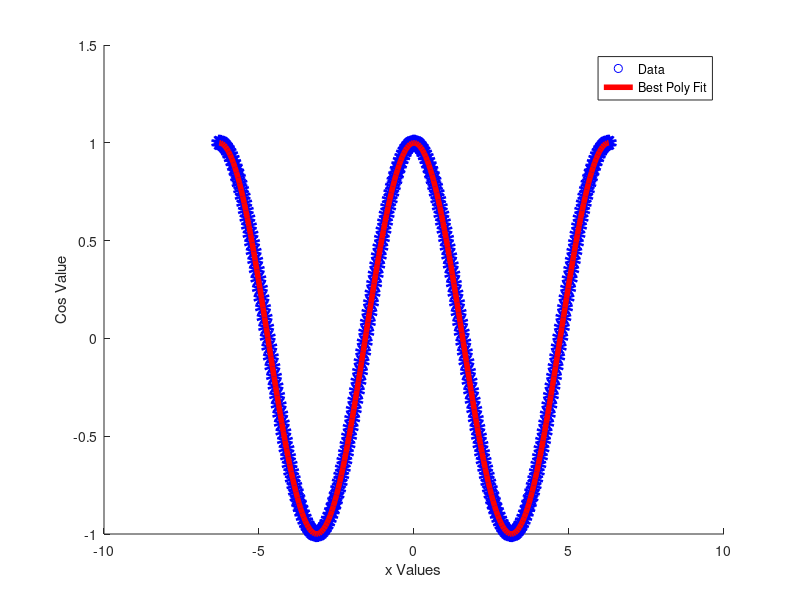

MATLAB code for this plot:
%
% Function that prefroms linear least square on model function 
%

function fit_Polynomial_Series()

% generates data points
N = 250;
xData = linspace(-2*pi,2*pi,N);
yData = cos(xData)';

% Matrix A for 12th order polynomial
for i=1:N
    for j = 1:13
        A(i,j) = (xData(i)^(j-1));
    end
end

% Pseudo Inverse for model function
PI = inv(A.' * A) * A.' * yData

val = 0;
% function values for model function 
for i=1:N
    for j=1:13
        val = val + PI(j)*((xData(i))^(j-1));
    end
    Y(i) = val;
    val = 0;
end

% residule
R = yData - Y';
% l2-Norm for residule 
L_2_Norm = sqrt(R.' * R)


scatter(xData, yData, 'b', 'LineWidth', 6)
hold on
plot(xData, Y, 'r', 'LineWidth', 4)
hold off
xlabel('x Values');
ylabel('Cos Value');
legend('Data', 'Best Poly Fit')

% The l2-Norm when N=10 is 2.735
% The l2-Norm when N=50 is 5.150e-04
% The l2-Norm when N=250 is 0.001

% We can write cos(x) as a polynomial using a Taylor Series
% The coefficients are 0, -1/2!, 0, 1/4!, 0, -1/6!, 0, 1/8!, 0, -1/9!, 0, 1/10!, 0, -1/11!

% The coefficients I found were:
% 1, 0, -.5, 0, .0416, 0, -.0014, 0, .00002, 0, 0, 0, 0
% These are very similair coefficents to the ones we found 
